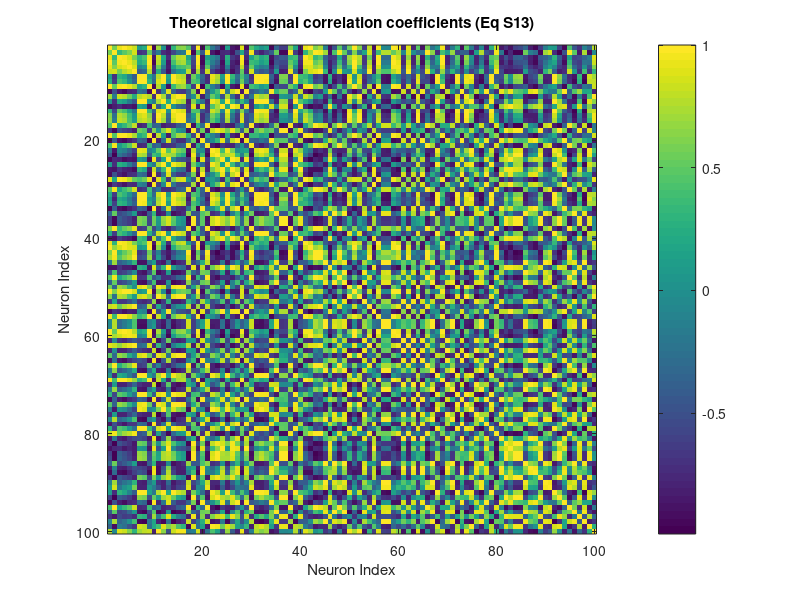

Source code (MATLAB): (Note: this script raises an error after producing the figure.)
% This script simulates neural activity and computes the correlation between neurons
% Created by Shutian Xue on 08/08/2025
% Paper:   Pitkow et al. (2015)

clear all
clc

%% Simulate 
nNeurons = 100; % Number of neurons
pref_all = rand(nNeurons, 1) * 2 * pi;     % Preferred stimulus of each neuron

nStim = 100; % number of stimulus levels
stim_all = linspace(0, 2*pi, nStim); % Stimulus levels

nTrials_perStim = 40; % Number of trials per stimulus level
nTrials = nStim * nTrials_perStim; % Total number of trials

% Choose tuning diversity
tuningDiversity = 'uniform';
tuningDiversity = 'lowDiversity';
% tuningDiversity = 'highDiversity';

% Define true tuning functions
kappa = 1; % von Mises concentration, +- .5
a = 24;    % Max firing rate, SD=20
b = 13;     % Baseline firing rate, 0 for 35% cells, b=13+-10 Hz for 65% cells

kappa_all = randn(nNeurons,1) * .5 + kappa;
a_all = randn(nNeurons,1) * 20 + a;
b_all = randn(nNeurons,1) * 10 + b;
b_all(1:round(0.35*nNeurons)) = 0; % Ensure baseline firing rate is non-negative

%% Calculate theoretical signal correlation coefficients [Eq S13]
Corr_signal = nan(nNeurons, nNeurons);

for iN1 = 1:nNeurons
    for iN2 = 1:nNeurons

        % Define the tuning parameter of each neurons (only kappa matters)
        kappa1 = kappa_all(iN1);
        kappa2 = kappa_all(iN2);

        % Compute signal correlation [Equation S13]
        numerator = besseli(0, sqrt(kappa1.^2 + kappa2.^2 + 2*kappa1*kappa2*cos(pref_all(iN1)-pref_all(iN2)))) - besseli(0, kappa1) * besseli(0, kappa2);
        denominator = (besseli(0, 2*kappa1) - besseli(0, kappa1)^2) * (besseli(0, 2*kappa2) - besseli(0, kappa2)^2);
        assert(denominator >= 0, 'ALERT: Value in sqrt is negative!');
        denominator = sqrt(denominator);

        Corr_signal(iN1, iN2) = numerator / denominator;

    end
end

figure;
imagesc(Corr_signal);
colorbar; axis square
xlabel('Neuron Index');
ylabel('Neuron Index');
title('Theoretical signal correlation coefficients (Eq S13)');

%% Simulate data
% Allocate firing rate matrix
resp_perStim_sim = cell(nStim, 1); % To store responses for each stimulus
f_theo_allStim = nan(nNeurons, nStim);
f_dev_theo_allStim = nan(nNeurons, nStim);
fisher_allStim = nan(nStim, 1);

% Loop through each stimulus
for iStim = 1:nStim
    % Define the presented stimulus for this trial
    stim = stim_all(iStim);

    % Calculate the theoretical mean firing rate
    switch tuningDiversity
        case 'uniform'
            f_theo = b + a .* exp( kappa      .* (cos(stim - pref_all) - 1) );
            f_dev_theo = -a*exp(kappa .* (cos(stim - pref_all) - 1)) .*kappa .* sin(stim - pref_all);
        case 'lowDiversity'
            f_theo = b + a .* exp( kappa_all  .* (cos(stim - pref_all) - 1) );
            f_dev_theo = -a .* exp(kappa_all .* (cos(stim - pref_all) - 1)) .* kappa_all .* sin(stim - pref_all);
        case 'naturalDiversity'
            f_theo = b_all + a_all .* exp( kappa_all .* (cos(stim - pref_all) - 1) );
            f_dev_theo = -a_all .* exp(kappa_all .* (cos(stim - pref_all) - 1)) .* kappa_all .* sin(stim - pref_all);
    end

    % store tuning curve and its derivative
    f_theo_allStim(:, iStim) = f_theo;
    f_dev_theo_allStim(:, iStim) = f_dev_theo;

    % Generate a mean covariance matrix by imposing the signal correlation
    cov_mean_theo = (sqrt(f_theo) * sqrt(f_theo)').* Corr_signal;
    % cov_mean_theo = (cov_mean_theo + cov_mean_theo')/2;
    % cov_mean_theo = cov_mean_theo + 1e-8*eye(nNeurons);

    % Sample data from Wishart distribution
    df = 2*nNeurons;
    cov_sim = wishrnd(cov_mean_theo,df)/df;

    % Simulate responses
    resp_perStim_sim{iStim} = mvnrnd(f_theo, cov_sim, nTrials_perStim)';  % [N x T_per_s]

    % Calculate response covariance matrix
    cov_resp_sim = cov(resp_perStim_sim{iStim}'); % need to transpose; no need to center before using cov()

    % Calculate Fisher information (Eq S16)
    fisher_allStim(iStim) = 1/(f_dev_theo_allStim(:, iStim).' * inv(cov_resp_sim) * f_dev_theo_allStim(:, iStim));

    % Calcualte the variance of an estimator based on the response of the k-th neuron (Eq S17)
    % sigma_est_k = var(resp_perStim_sim{iStim})* ()

    % Check the alignment between noise and signal
    [eigenvectors, eigenvalues] = eig(cov_resp_sim);
    eigenvalues = diag(eigenvalues);
    
    % Computing the squared cosine of the angle between each PC and the signal vector f'
    % Value > 1: the noise is along the signal direction, which is bed for coding
    %%%%% This analysis makes sense, but where in the paper does it show? %%%%
    squared_cosines = zeros(size(eigenvalues));
    for iPC = 1:length(eigenvalues)
        squared_cosines(iPC) = cos(eigenvectors(:, iPC).' * f_dev_theo_allStim(:, iStim))^2;
    end

    % Select a prefered direction, which maximizes f'(S), to maximize sensitivity
    s_pref = max(f_dev_theo);
        switch tuningDiversity
        case 'uniform'
            f_theo = b + a .* exp( kappa      .* (cos(stim - s_pref) - 1) );
            f_dev_theo = -a*exp(kappa .* (cos(stim - s_pref) - 1)) .*kappa .* sin(stim - s_pref);
        case 'lowDiversity'
            f_theo = b + a .* exp( kappa_all  .* (cos(stim - s_pref) - 1) );
            f_dev_theo = -a .* exp(kappa_all .* (cos(stim - s_pref) - 1)) .* kappa_all .* sin(stim - s_pref);
        case 'naturalDiversity'
            f_theo = b_all + a_all .* exp( kappa_all .* (cos(stim - s_pref) - 1) );
            f_dev_theo = -a_all .* exp(kappa_all .* (cos(stim - s_pref) - 1)) .* kappa_all .* sin(stim - s_pref);
    end

    % Generate a mean covariance matrix by imposing the signal correlation
    cov_mean_theo = (sqrt(f_theo) * sqrt(f_theo)').* Corr_signal;
    % cov_mean_theo = (cov_mean_theo + cov_mean_theo')/2;
    % cov_mean_theo = cov_mean_theo + 1e-8*eye(nNeurons);

    % Sample data from Wishart distribution
    df = 2*nNeurons;
    cov_sim = wishrnd(cov_mean_theo,df)/df;

    % Simulate responses
    % resp_perStim_sim{iStim} = mvnrnd(f_theo, cov_sim, nTrials_perStim)';  % [N x T_per_s]


end % for iStim

% For the last stim, compare the sim and theo sigma
figure('Position', [100, 100, 1200, 400]);
subplot(1,3,1)
imagesc(cov_sim);
colorbar; axis square
title('Covariance Matrix (sampled)');
xlabel('Neuron Index');
ylabel('Neuron Index');

subplot(1,3,2)
imagesc(cov_mean_theo);
colorbar; axis square
title('Covariance Matrix (theoretical)');
xlabel('Neuron Index');
ylabel('Neuron Index');

subplot(1,3,3), hold on
plot([min(cov_mean_theo(:)), max(cov_mean_theo(:))], [min(cov_mean_theo(:)), max(cov_mean_theo(:))], 'k-', 'LineWidth', 2);
plot(cov_mean_theo(:), cov_sim(:), 'o');
xlabel('Theoretical');
ylabel('Sampled');
axis square;

xlim([-1 1]*max(abs([cov_mean_theo(:); cov_sim(:)])));
ylim([-1 1]*max(abs([cov_mean_theo(:); cov_sim(:)])));
title('Covariance Matrices Comparison');

%% Reconstruct tuning curves
f_rec_allStim  = nan(nNeurons, nStim);
for iStim = 1:nStim
    % Reconstruct tuning curve is the average response across trials
    f_rec_allStim(:, iStim) = mean(resp_perStim_sim{iStim}, 2);
end

% Visualize: overlap the theoretical and reconstructed tuning curves
figure; hold on;
for iNeuron = 1:5%nNeurons
    plot(stim_all, f_theo_allStim(iNeuron, :).', 'k--', 'LineWidth', 1.5); % Theoretical
    plot(stim_all, f_rec_allStim(iNeuron, :).', 'r-', 'LineWidth', 1.5);   % Reconstructed
end
xlabel('Stimulus');
ylabel('Firing Rate');
title('Tuning Curves: Theoretical vs Reconstructed');
legend('Theoretical', 'Reconstructed');

%% Calculate noise covariance matrix from simulated data
cov_noise_sim = cov(resp_perStim_sim{iStim}');